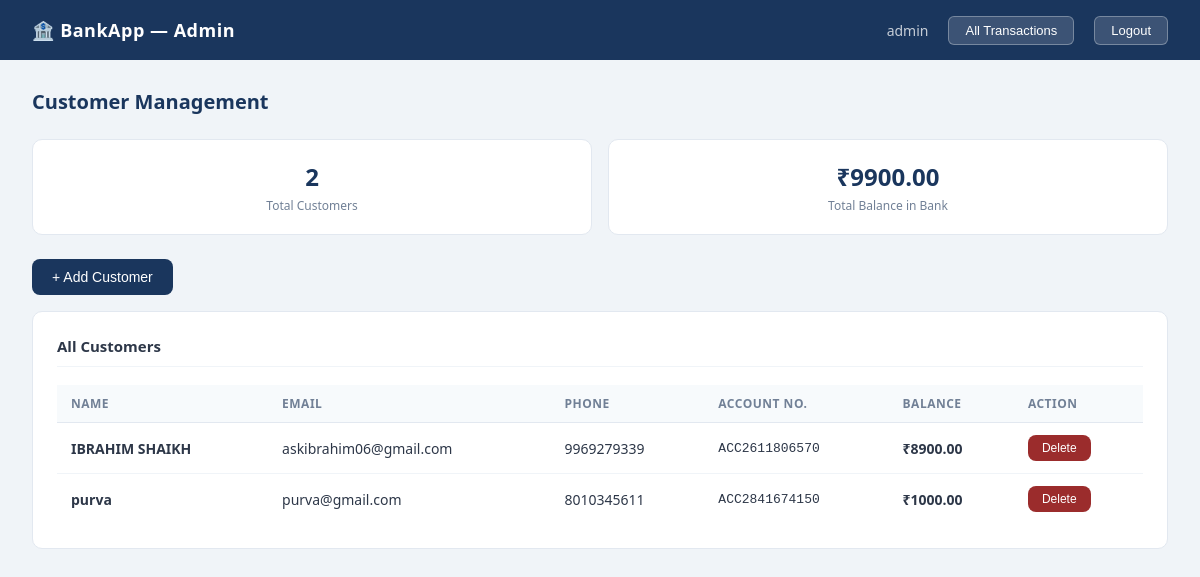
The page /admin (signed in) on the database its author committed.
### tables this page shows
CREATE TABLE accounts (
    id INTEGER PRIMARY KEY AUTOINCREMENT,
    customer_id INTEGER,
    account_number TEXT UNIQUE NOT NULL,
    balance REAL NOT NULL DEFAULT 0.00,
    created_at TEXT DEFAULT CURRENT_TIMESTAMP,
    FOREIGN KEY (customer_id) REFERENCES customers(id) ON DELETE CASCADE
);

CREATE TABLE customers (
    id INTEGER PRIMARY KEY AUTOINCREMENT,
    user_id INTEGER UNIQUE,
    full_name TEXT NOT NULL,
    email TEXT,
    phone TEXT,
    FOREIGN KEY (user_id) REFERENCES users(id) ON DELETE CASCADE
);

### app.py (the view)
@app.route("/admin")
def admin_dashboard():
    if not is_admin():
        return redirect(url_for("login"))
    conn = get_db()
    customers = conn.execute("""
        SELECT c.id, c.full_name, c.email, c.phone,
               a.account_number, a.balance, a.id as account_id
        FROM customers c
        LEFT JOIN accounts a ON c.id = a.customer_id
    """).fetchall()
    conn.close()
    return render_template("admin.html", customers=customers)

### app.py (called while the page is built)
def get_db():
    conn = sqlite3.connect(DB)
    conn.row_factory = sqlite3.Row
    return conn

def is_admin():
    return session.get("role") == "admin"

### templates/admin.html (shortened to what this page needs)
<!DOCTYPE html>
<html lang="en">
<head>
    <link rel="stylesheet" href="{{ url_for('static', filename='style.css') }}">
</head>
<body>
<nav class="navbar">
    <span class="brand">🏦 BankApp — Admin</span>
    <div class="nav-right">
        <span>{{ session['username'] }}</span>
        <a href="{{ url_for('admin_transactions') }}">
            <button class="btn-logout">All Transactions</button>
        </a>
        <a href="{{ url_for('logout') }}">
            <button class="btn-logout">Logout</button>
        </a>
    </div>
</nav>
<div class="page">
    <p class="page-title">Customer Management</p>
    <div class="stats-row">
        <div class="stat-card">
            <div class="stat-value">{{ customers | length }}</div>
            <div class="stat-label">Total Customers</div>
        </div>
        <div class="stat-card">
            <div class="stat-value">
                ₹{{ "%.2f"|format(customers | sum(attribute='balance') if customers and customers[0].balance else 0) }}
            </div>
            <div class="stat-label">Total Balance in Bank</div>
        </div>
    </div>
    <div style="margin-bottom: 16px;">
        <button class="btn btn-primary" onclick="openModal('addModal')">+ Add Customer</button>
    </div>
    <div class="card">
        <div class="card-title">All Customers</div>
        {% if customers %}
        <table>
            <thead>
                <tr>
                    <th>Name</th>
                    <th>Email</th>
                    <th>Phone</th>
                    <th>Account No.</th>
                    <th>Balance</th>
                    <th>Action</th>
                </tr>
            </thead>
            <tbody>
                {% for c in customers %}
                <tr>
                    <td><strong>{{ c.full_name }}</strong></td>
                    <td>{{ c.email or '—' }}</td>
                    <td>{{ c.phone or '—' }}</td>
                    <td style="font-family: monospace; font-size: 13px;">{{ c.account_number or '—' }}</td>
                    <td><strong>₹{{ "%.2f"|format(c.balance or 0) }}</strong></td>
                    <td>
                        <form method="POST" action="/admin/delete_customer/{{ c.id }}"
                              onsubmit="return confirm('Delete this customer?')">
                            <button type="submit" class="btn btn-danger btn-sm">Delete</button>
                        </form>
                    </td>
                </tr>
                {% endfor %}
            </tbody>
        </table>
        {% else %}
            <div class="empty">No customers yet. Add one to get started.</div>
        {% endif %}
    </div>
</div>
</body>
</html>

### static/style.css (style rules this page uses)
* { margin: 0; padding: 0; box-sizing: border-box; }
body { font-family: 'Segoe UI', sans-serif; background: #f0f4f8; color: #1a202c; min-height: 100vh; }
a { text-decoration: none; color: inherit; }
.navbar { background: #1a365d; color: white; padding: 0 32px; height: 60px; display: flex; align-items: center; justify-content: space-between; }
.navbar .brand { font-size: 18px; font-weight: 600; letter-spacing: 0.5px; }
.navbar .nav-right { display: flex; align-items: center; gap: 20px; font-size: 14px; }
.navbar .nav-right span { opacity: 0.75; }
.btn-logout { background: rgba(255,255,255,0.15); color: white; border: 1px solid rgba(255,255,255,0.3); padding: 6px 16px; border-radius: 6px; cursor: pointer; font-size: 13px; transition: background 0.2s; }
.btn { display: inline-block; padding: 10px 20px; border-radius: 8px; border: none; cursor: pointer; font-size: 14px; font-weight: 500; transition: all 0.2s; }
.btn-primary { background: #1a365d; color: white; }
.btn-danger { background: #9b2c2c; color: white; }
.btn-sm { padding: 6px 14px; font-size: 12px; }
.page { padding: 28px 32px; }
.page-title { font-size: 20px; font-weight: 600; color: #1a365d; margin-bottom: 24px; }
.card { background: white; border-radius: 10px; border: 1px solid #e2e8f0; padding: 24px; margin-bottom: 24px; }
.card-title { font-size: 15px; font-weight: 600; color: #2d3748; margin-bottom: 18px; padding-bottom: 10px; border-bottom: 1px solid #f0f4f8; }
.stats-row { display: flex; gap: 16px; margin-bottom: 24px; }
.stat-card { flex: 1; background: white; border-radius: 10px; border: 1px solid #e2e8f0; padding: 20px; text-align: center; }
.stat-card .stat-value { font-size: 24px; font-weight: 700; color: #1a365d; }
.stat-card .stat-label { font-size: 12px; color: #718096; margin-top: 4px; }
table { width: 100%; border-collapse: collapse; font-size: 14px; }
th { background: #f7fafc; padding: 10px 14px; text-align: left; font-size: 12px; font-weight: 600; color: #718096; text-transform: uppercase; letter-spacing: 0.5px; border-bottom: 1px solid #e2e8f0; }
td { padding: 12px 14px; border-bottom: 1px solid #f0f4f8; color: #2d3748; }
tr:last-child td { border-bottom: none; }

### rows shown on the page
accounts: full_name "IBRAHIM SHAIKH", email "askibrahim06@gmail.com", phone "9969279339", account_number "ACC2611806570", balance "8900.00"
accounts: full_name "purva", email "purva@gmail.com", phone "8010345611", account_number "ACC2841674150", balance "1000.00"

### other values the page prints
{{ session['username'] }} "admin"
{{ customers | length }} "2"
